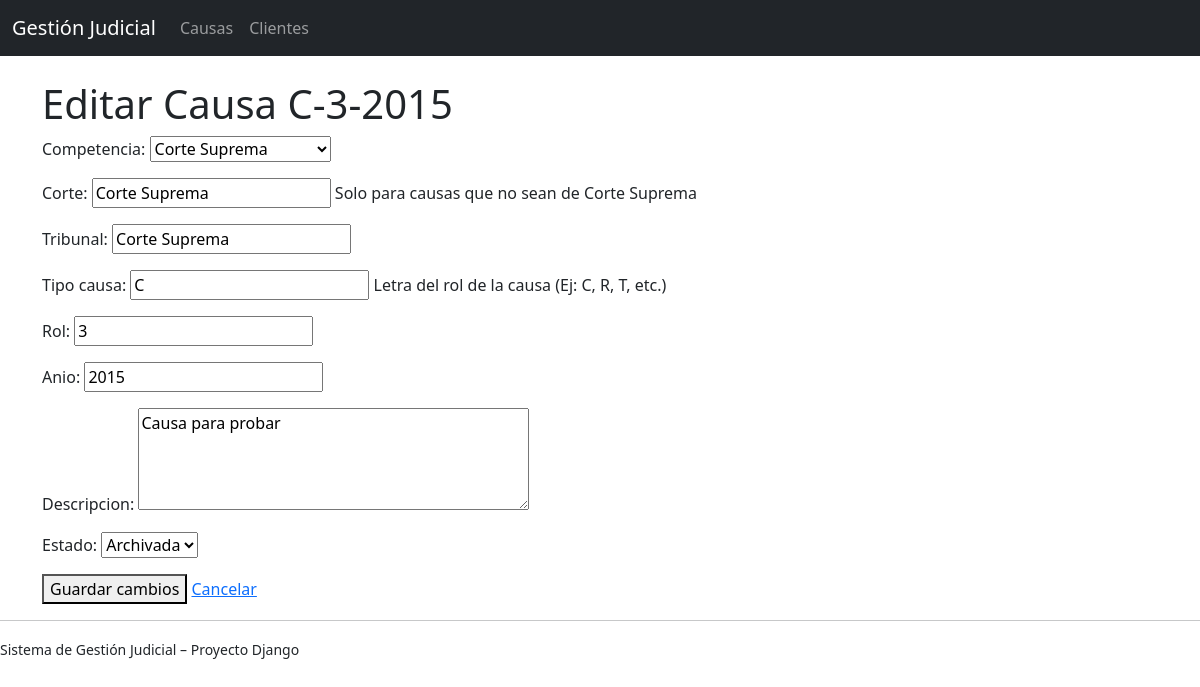
/causas/2/editar/, run on the app's committed database.
### causas/models.py (models this page shows)
class Causa(models.Model):
    competencia = models.CharField(
        max_length=2,
        choices=Competencia.choices
    )
    corte = models.CharField(
        max_length=100,
        blank=True,
        help_text="Solo para causas que no sean de Corte Suprema"
    )
    tribunal = models.CharField(max_length=150)
    tipo_causa = models.CharField(
        max_length=5,
        help_text="Letra del rol de la causa (Ej: C, R, T, etc.)"
    )
    rol = models.PositiveIntegerField()
    anio = models.PositiveIntegerField()
    cliente = models.ForeignKey(
        Cliente,
        on_delete=models.PROTECT,
        related_name='causas'
    )
    descripcion = models.TextField(blank=True)
    estado = models.CharField(
        max_length=3,
        choices=EstadoCausa.choices,
        default=EstadoCausa.ACTIVA
    )
    fecha_creacion = models.DateTimeField(auto_now_add=True)
    fecha_actualizacion = models.DateTimeField(auto_now=True)
    class Meta:
        unique_together = ('tipo_causa', 'rol', 'anio', 'tribunal')
        ordering = ['-anio', 'tipo_causa', 'rol']
    def __str__(self):
        return f"{self.tipo_causa}-{self.rol}-{self.anio}"

### causas/views.py (the view, shortened to what this page needs)
# urls.py: path('<int:pk>/editar/', views.CausaUpdateView.as_view(), name='editar'),
class CausaUpdateView(UpdateView):
    model = Causa
    form_class = CausaForm
    template_name = 'causas/causa_form.html'

### causas/forms.py
class CausaForm(forms.ModelForm):
    class Meta:
        model = Causa
        fields = [
            'competencia',
            'corte',
            'tribunal',
            'tipo_causa',
            'rol',
            'anio',
            'descripcion',
            'estado',
        ]
        widgets = {
            'descripcion': forms.Textarea(attrs={'rows': 4}),
        }

### causas/templates/causas/causa_form.html (shortened to what this page needs)
{% extends 'base.html' %}
{% block content %}
<h1>Editar Causa {{ object }}</h1>
<form method="post">
    {{ form.as_p }}
    <button type="submit">Guardar cambios</button>
    <a href="{% url 'causas:detalle' object.pk %}">Cancelar</a>
</form>
{% endblock %}

### data on the page
Causa: tipo_causa+rol+anio "C-3-2015", competencia "Corte Suprema", corte "Corte Suprema", tribunal "Corte Suprema", tipo_causa "C", rol "3", anio "2015", descripcion "Causa para probar", estado "Archivada"
